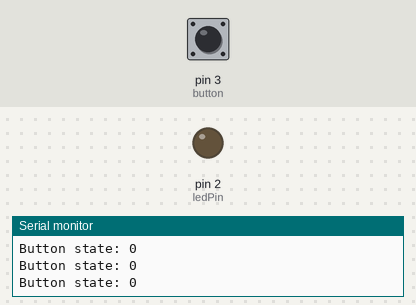
This sketch was run on a simulated Arduino Uno, built with avr-gcc and run on an emulated ATmega328P. Shown: output pins drawn as LEDs (lit = HIGH), the last lines printed to the serial monitor. The test bench sets the inputs (shaded band); at power-on: pin 3 (button) LOW.

Above: at 1.2 s.
1.3 s: pin 3 (button) pulled HIGH for 0.15 s
At 1.4 s:
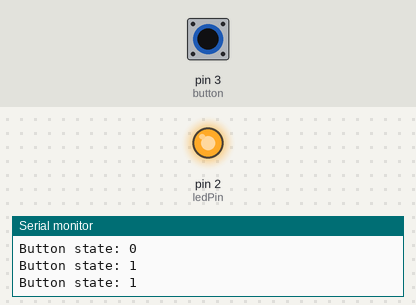
2.9 s: pin 3 (button) pulled HIGH for 3.2 s
At 7.1 s:
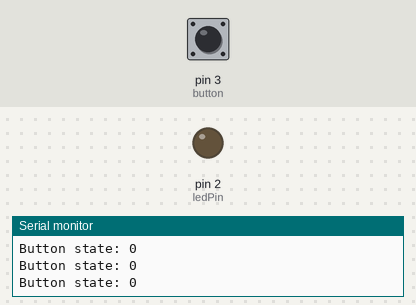
Timing chart, 0 to 8.6 s (numbered marks = the images above; inputs shaded):
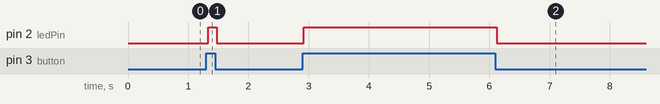

Measured:
- after the input at 1.3 s, pin 2 (ledPin): LOW → HIGH at once, → LOW 0.14 s later
- after the input at 2.9 s, pin 2 (ledPin): LOW → HIGH at once, → LOW 3.2 s later

The sketch:

ifStatements101.ino
```cpp
const int ledPin = 2;
const int button = 3;
bool timeToTurnOn = true; //just for example, see below

void setup() {
  // put your setup code here, to run once:
  pinMode(ledPin, OUTPUT);
  pinMode(button, INPUT);
  //begin our serial communication
  Serial.begin(9600);
}

void loop() {
  // get our button state
  bool buttonState = digitalRead(button);

  //print out our button state
  Serial.print("Button state: ");
  Serial.println(buttonState);

  //HOW TO TURN ON OUR LED

  //simplest version - just send in the state of our button to digitalWrite
  digitalWrite(ledPin, buttonState);

  //slightly more complex
  //if only one line after if statement you don't need curly brackets
  //also, when seeing if something is true you don't have to say < if (buttonState==true) >, shorthand is to just say < if (buttonState) >
  if (buttonState)
    digitalWrite(ledPin, HIGH);
  else
    digitalWrite(ledPin, LOW);

  //slightly less complicated
  if (buttonState == HIGH) {
    digitalWrite(ledPin, HIGH);
  } else {
    digitalWrite(ledPin, LOW);
  }

  //most complicated version
  if (buttonState == HIGH) {
    digitalWrite(ledPin, HIGH);
  } else if (buttonState == LOW) {
    digitalWrite(ledPin, LOW);
  } else if (timeToTurnOn){
    digitalWrite(ledPin, HIGH);
  } else {
    digitalWrite(ledPin, LOW);
  }
}
```
